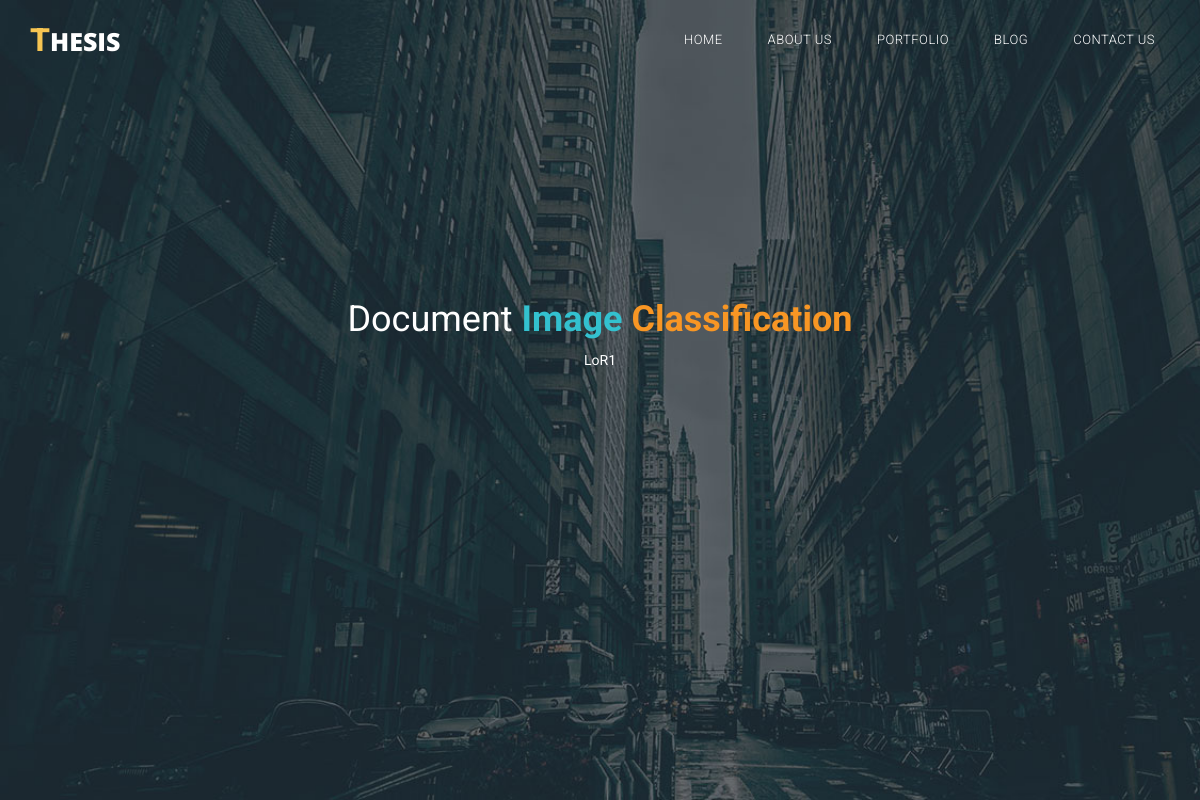
/FileSaverApp/list/, run on an earlier commit of the app's database.
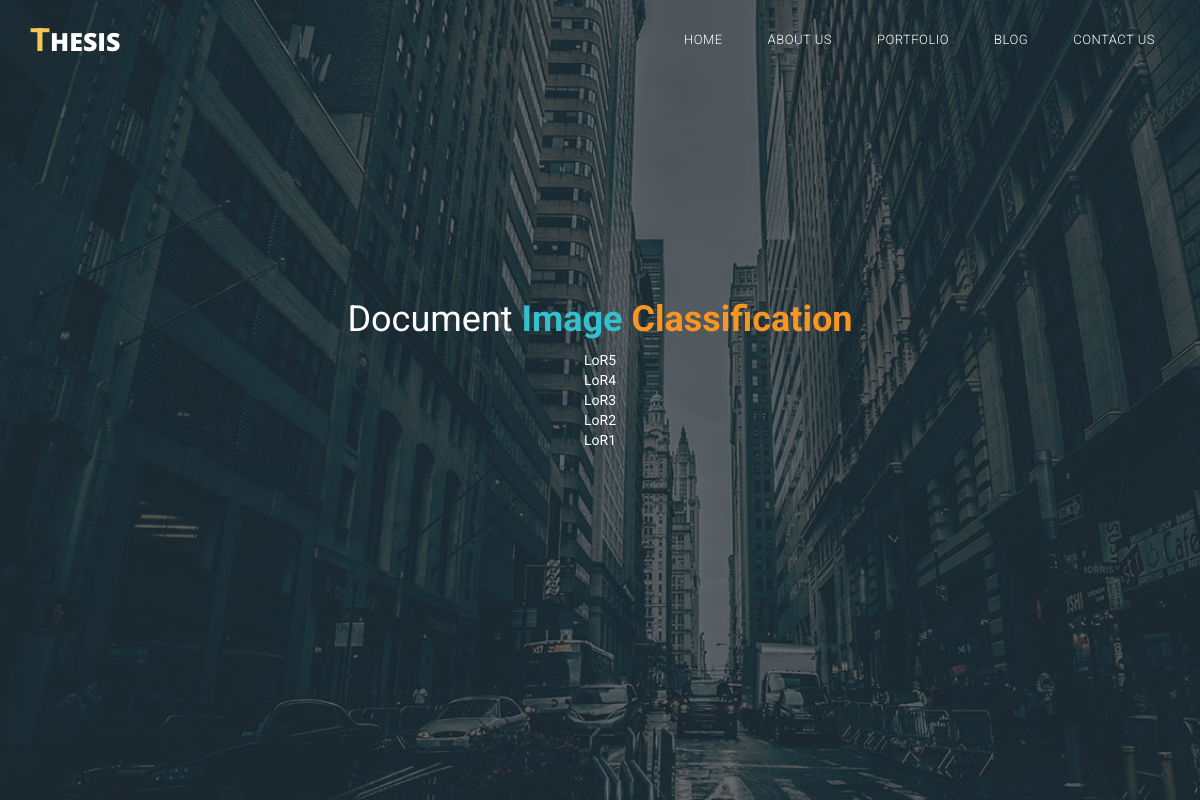
And on a later commit of the database.
### FileSaverApp/models.py (models this page shows, shortened)
class Document(models.Model):
    document_name = models.CharField(max_length=200)
    document_category = models.ForeignKey(DocumentCategory, on_delete=models.CASCADE)
    file = models.FileField(upload_to=get_directory_path)
    document_text = models.CharField(max_length=2000, default='', blank=True)

### FileSaverApp/views.py (the view)
def listFiles(request):
    documents_list = Document.objects.order_by('-document_name')
    context = {
        'documents_list': documents_list,
    }
    return render(request, 'FileSaverApp/list.html', context)

### FileSaverApp/templates/FileSaverApp/list.html (shortened to what this page needs)
<!DOCTYPE html>
<html lang="en">
<head>
        {% load static %}
        <link rel="stylesheet" type="text/css" href="{% static 'tinker/css/bootstrap.min.css' %}" />
        <link rel="stylesheet" type="text/css" href="{% static 'tinker/css/bootstrap-theme.min.css' %}" />
        <link rel="stylesheet" type="text/css" href="{% static 'tinker/css/fontAwesome.css' %}" />
        <link rel="stylesheet" type="text/css" href="{% static 'tinker/css/hero-slider.css' %}" />
        <link rel="stylesheet" type="text/css" href="{% static 'tinker/css/owl-carousel.css' %}" />
        <link rel="stylesheet" type="text/css" href="{% static 'tinker/css/templatemo-style.css' %}" />
        <link rel="stylesheet" type="text/css" href="{% static 'tinker/css/lightbox.css' %}" />
        <link rel="stylesheet" type="text/css" href="{% static 'tinker/css/detailsPage.css' %}" />
</head>
    <div class="header">
        <div class="container">
            <nav class="navbar navbar-inverse" role="navigation">
                <div class="navbar-header">
                    <a href="{% url 'FileSaverApp:index' %}"  class="navbar-brand scroll-top"><em>T</em>hesis</a>
                </div>
                <div id="main-nav" class="collapse navbar-collapse">
                    <ul class="nav navbar-nav">
                        <li><a href="{% url 'FileSaverApp:index' %}"  class="scroll-top">Home</a></li>
                        <li><a href="#" class="scroll-link" data-id="about">About Us</a></li>
                        <li><a href="#" class="scroll-link" data-id="portfolio">Portfolio</a></li>
                        <li><a href="#" class="scroll-link" data-id="blog">Blog</a></li>
                        <li><a href="#" class="scroll-link" data-id="contact-us">Contact Us</a></li>
                    </ul>
                </div>
            </nav>
        </div>
    </div>
    <div class="parallax-content baner-content" id="home">
        <div class="container">
            <div class="text-content">
                <h2>Document <span>Image</span> <em>Classification</em></h2>
                <div class="document-list">
                    {% if documents_list %}
                        <ul>
                        {% for doc in documents_list %}
                            <a class ="document-list" href="{% url 'FileSaverApp:detail' doc.id %}">{{ doc.document_name }}</a>
                            <br/>
                        {% endfor %}
                        </ul>
                    {% else %}
                        No documents available.
                    {% endif %}
                </div>
            </div>
        </div>
    </div>
<body>
</body>
</html>

What changed in the data, as far as the page shows it:
added Document: document_name "LoR5"
added Document: document_name "LoR4"
added Document: document_name "LoR3"
added Document: document_name "LoR2"
